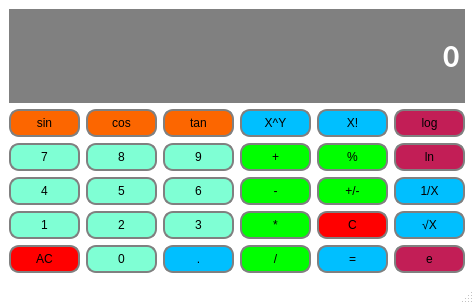
<?xml version="1.0" encoding="UTF-8"?>
<ui version="4.0">
 <class>Calculator</class>
 <widget class="QMainWindow" name="Calculator">
  <property name="geometry">
   <rect>
    <x>0</x>
    <y>0</y>
    <width>474</width>
    <height>304</height>
   </rect>
  </property>
  <property name="windowTitle">
   <string>Calculator</string>
  </property>
  <property name="styleSheet">
   <string notr="true">QMainWindow{

	background-color : #ffffff;

}</string>
  </property>
  <widget class="QWidget" name="centralwidget">
   <layout class="QGridLayout" name="gridLayout">
    <item row="5" column="4">
     <widget class="QPushButton" name="Equals">
      <property name="sizePolicy">
       <sizepolicy hsizetype="Preferred" vsizetype="Preferred">
        <horstretch>0</horstretch>
        <verstretch>0</verstretch>
       </sizepolicy>
      </property>
      <property name="styleSheet">
       <string notr="true">QPushButton {
	background-color:#00bfff;
	border: 2px solid grey;
	padding: 5px;
	border-radius: 10px;
}

QPushButton : pressed {
	background-color:#00FFFF;
	border: 2px solid grey;
	padding: 5px;
}</string>
      </property>
      <property name="text">
       <string>=</string>
      </property>
     </widget>
    </item>
    <item row="4" column="2">
     <widget class="QPushButton" name="Button_3">
      <property name="sizePolicy">
       <sizepolicy hsizetype="Preferred" vsizetype="Preferred">
        <horstretch>0</horstretch>
        <verstretch>0</verstretch>
       </sizepolicy>
      </property>
      <property name="styleSheet">
       <string notr="true">QPushButton {
	background-color:#7fffd4;
	border: 2px solid grey;
	padding: 5px;
	border-radius: 10px;
}

QPushButton : pressed {
	background-color:#00FFFF;
	border: 2px solid grey;
	padding: 5px;
}</string>
      </property>
      <property name="text">
       <string>3</string>
      </property>
     </widget>
    </item>
    <item row="5" column="0">
     <widget class="QPushButton" name="All_Clear">
      <property name="sizePolicy">
       <sizepolicy hsizetype="Preferred" vsizetype="Preferred">
        <horstretch>0</horstretch>
        <verstretch>0</verstretch>
       </sizepolicy>
      </property>
      <property name="styleSheet">
       <string notr="true">QPushButton {
	background-color:#ff0000;
	border: 2px solid grey;
	padding: 5px;
	border-radius: 10px;
}

QPushButton : pressed {
	background-color:#00FFFF;
	border: 2px solid grey;
	padding: 5px;
}</string>
      </property>
      <property name="text">
       <string>AC</string>
      </property>
     </widget>
    </item>
    <item row="5" column="1">
     <widget class="QPushButton" name="Button_0">
      <property name="sizePolicy">
       <sizepolicy hsizetype="Preferred" vsizetype="Preferred">
        <horstretch>0</horstretch>
        <verstretch>0</verstretch>
       </sizepolicy>
      </property>
      <property name="styleSheet">
       <string notr="true">QPushButton {
	background-color:#7fffd4;
	border: 2px solid grey;
	padding: 5px;
	border-radius: 10px;
}

QPushButton : pressed {
	background-color:#00FFFF;
	border: 2px solid grey;
	padding: 5px;
}
</string>
      </property>
      <property name="text">
       <string>0</string>
      </property>
     </widget>
    </item>
    <item row="2" column="0">
     <widget class="QPushButton" name="Button_7">
      <property name="sizePolicy">
       <sizepolicy hsizetype="Preferred" vsizetype="Preferred">
        <horstretch>0</horstretch>
        <verstretch>0</verstretch>
       </sizepolicy>
      </property>
      <property name="styleSheet">
       <string notr="true">QPushButton {
	background-color:#7fffd4;
	border: 2px solid grey;
	padding: 5px;
	border-radius: 10px;
}

QPushButton : pressed {
	background-color:#00FFFF;
	border: 2px solid grey;
	padding: 5px;
}</string>
      </property>
      <property name="text">
       <string>7</string>
      </property>
     </widget>
    </item>
    <item row="5" column="2">
     <widget class="QPushButton" name="Decimal_Point">
      <property name="sizePolicy">
       <sizepolicy hsizetype="Preferred" vsizetype="Preferred">
        <horstretch>0</horstretch>
        <verstretch>0</verstretch>
       </sizepolicy>
      </property>
      <property name="styleSheet">
       <string notr="true">QPushButton {
	background-color:#00bfff;
	border: 2px solid grey;
	padding: 5px;
	border-radius: 10px;
}

QPushButton : pressed {
	background-color:#00FFFF;
	border: 2px solid grey;
	padding: 5px;
}</string>
      </property>
      <property name="text">
       <string>.</string>
      </property>
     </widget>
    </item>
    <item row="3" column="2">
     <widget class="QPushButton" name="Button_6">
      <property name="sizePolicy">
       <sizepolicy hsizetype="Preferred" vsizetype="Preferred">
        <horstretch>0</horstretch>
        <verstretch>0</verstretch>
       </sizepolicy>
      </property>
      <property name="styleSheet">
       <string notr="true">QPushButton {
	background-color:#7fffd4;
	border: 2px solid grey;
	padding: 5px;
	border-radius: 10px;
}

QPushButton : pressed {
	background-color:#00FFFF;
	border: 2px solid grey;
	padding: 5px;
}</string>
      </property>
      <property name="text">
       <string>6</string>
      </property>
     </widget>
    </item>
    <item row="2" column="4">
     <widget class="QPushButton" name="Percentage">
      <property name="sizePolicy">
       <sizepolicy hsizetype="Preferred" vsizetype="Preferred">
        <horstretch>0</horstretch>
        <verstretch>0</verstretch>
       </sizepolicy>
      </property>
      <property name="styleSheet">
       <string notr="true">QPushButton {
	background-color:#00ff00;
	border: 2px solid grey;
	padding: 5px;
	border-radius: 10px;
}

QPushButton : pressed {
	background-color:#00FFFF;
	border: 2px solid grey;
	padding: 5px;
}</string>
      </property>
      <property name="text">
       <string>%</string>
      </property>
     </widget>
    </item>
    <item row="3" column="1">
     <widget class="QPushButton" name="Button_5">
      <property name="sizePolicy">
       <sizepolicy hsizetype="Preferred" vsizetype="Preferred">
        <horstretch>0</horstretch>
        <verstretch>0</verstretch>
       </sizepolicy>
      </property>
      <property name="styleSheet">
       <string notr="true">QPushButton {
	background-color:#7fffd4;
	border: 2px solid grey;
	padding: 5px;
	border-radius: 10px;
}

QPushButton : pressed {
	background-color:#00FFFF;
	border: 2px solid grey;
	padding: 5px;
}</string>
      </property>
      <property name="text">
       <string>5</string>
      </property>
     </widget>
    </item>
    <item row="3" column="0">
     <widget class="QPushButton" name="Button_4">
      <property name="sizePolicy">
       <sizepolicy hsizetype="Preferred" vsizetype="Preferred">
        <horstretch>0</horstretch>
        <verstretch>0</verstretch>
       </sizepolicy>
      </property>
      <property name="styleSheet">
       <string notr="true">QPushButton {
	background-color:#7fffd4;
	border: 2px solid grey;
	padding: 5px;
	border-radius: 10px;
}

QPushButton : pressed {
	background-color:#00FFFF;
	border: 2px solid grey;
	padding: 5px;
}</string>
      </property>
      <property name="text">
       <string>4</string>
      </property>
     </widget>
    </item>
    <item row="2" column="2">
     <widget class="QPushButton" name="Button_9">
      <property name="sizePolicy">
       <sizepolicy hsizetype="Preferred" vsizetype="Preferred">
        <horstretch>0</horstretch>
        <verstretch>0</verstretch>
       </sizepolicy>
      </property>
      <property name="styleSheet">
       <string notr="true">QPushButton {
	background-color:#7fffd4;
	border: 2px solid grey;
	padding: 5px;
	border-radius: 10px;
}

QPushButton : pressed {
	background-color:#00FFFF;
	border: 2px solid grey;
	padding: 5px;
}</string>
      </property>
      <property name="text">
       <string>9</string>
      </property>
     </widget>
    </item>
    <item row="4" column="1">
     <widget class="QPushButton" name="Button_2">
      <property name="sizePolicy">
       <sizepolicy hsizetype="Preferred" vsizetype="Preferred">
        <horstretch>0</horstretch>
        <verstretch>0</verstretch>
       </sizepolicy>
      </property>
      <property name="styleSheet">
       <string notr="true">QPushButton {
	background-color:#7fffd4;
	border: 2px solid grey;
	padding: 5px;
	border-radius: 10px;
}

QPushButton : pressed {
	background-color:#00FFFF;
	border: 2px solid grey;
	padding: 5px;
}</string>
      </property>
      <property name="text">
       <string>2</string>
      </property>
     </widget>
    </item>
    <item row="5" column="3">
     <widget class="QPushButton" name="Division">
      <property name="sizePolicy">
       <sizepolicy hsizetype="Preferred" vsizetype="Preferred">
        <horstretch>0</horstretch>
        <verstretch>0</verstretch>
       </sizepolicy>
      </property>
      <property name="styleSheet">
       <string notr="true">QPushButton {
	background-color:#00ff00;
	border: 2px solid grey;
	padding: 5px;
	border-radius: 10px;
}

QPushButton : pressed {
	background-color:#00FFFF;
	border: 2px solid grey;
	padding: 5px;
}</string>
      </property>
      <property name="text">
       <string>/</string>
      </property>
     </widget>
    </item>
    <item row="4" column="4">
     <widget class="QPushButton" name="Clear">
      <property name="sizePolicy">
       <sizepolicy hsizetype="Preferred" vsizetype="Preferred">
        <horstretch>0</horstretch>
        <verstretch>0</verstretch>
       </sizepolicy>
      </property>
      <property name="styleSheet">
       <string notr="true">QPushButton {
	background-color:#ff0000;
	border: 2px solid grey;
	padding: 5px;
	border-radius: 10px;
}

QPushButton : pressed {
	background-color:#00FFFF;
	border: 2px solid grey;
	padding: 5px;
}</string>
      </property>
      <property name="text">
       <string>C</string>
      </property>
     </widget>
    </item>
    <item row="3" column="3">
     <widget class="QPushButton" name="Subtraction">
      <property name="sizePolicy">
       <sizepolicy hsizetype="Preferred" vsizetype="Preferred">
        <horstretch>0</horstretch>
        <verstretch>0</verstretch>
       </sizepolicy>
      </property>
      <property name="styleSheet">
       <string notr="true">QPushButton {
	background-color:#00ff00;
	border: 2px solid grey;
	padding: 5px;
	border-radius: 10px;
}

QPushButton : pressed {
	background-color:#00FFFF;
	border: 2px solid grey;
	padding: 5px;
}</string>
      </property>
      <property name="text">
       <string>-</string>
      </property>
     </widget>
    </item>
    <item row="2" column="1">
     <widget class="QPushButton" name="Button_8">
      <property name="sizePolicy">
       <sizepolicy hsizetype="Preferred" vsizetype="Preferred">
        <horstretch>0</horstretch>
        <verstretch>0</verstretch>
       </sizepolicy>
      </property>
      <property name="styleSheet">
       <string notr="true">QPushButton {
	background-color:#7fffd4;
	border: 2px solid grey;
	padding: 5px;
	border-radius: 10px;
}

QPushButton : pressed {
	background-color:#00FFFF;
	border: 2px solid grey;
	padding: 5px;
}</string>
      </property>
      <property name="text">
       <string>8</string>
      </property>
     </widget>
    </item>
    <item row="4" column="3">
     <widget class="QPushButton" name="Multiplication">
      <property name="sizePolicy">
       <sizepolicy hsizetype="Preferred" vsizetype="Preferred">
        <horstretch>0</horstretch>
        <verstretch>0</verstretch>
       </sizepolicy>
      </property>
      <property name="styleSheet">
       <string notr="true">QPushButton {
	background-color:#00ff00;
	border: 2px solid grey;
	padding: 5px;
	border-radius: 10px;
}

QPushButton : pressed {
	background-color:#00FFFF;
	border: 2px solid grey;
	padding: 5px;
}</string>
      </property>
      <property name="text">
       <string>*</string>
      </property>
     </widget>
    </item>
    <item row="2" column="3">
     <widget class="QPushButton" name="Addition">
      <property name="sizePolicy">
       <sizepolicy hsizetype="Preferred" vsizetype="Preferred">
        <horstretch>0</horstretch>
        <verstretch>0</verstretch>
       </sizepolicy>
      </property>
      <property name="styleSheet">
       <string notr="true">QPushButton {
	background-color:#00ff00;
	border: 2px solid grey;
	padding: 5px;
	border-radius: 10px;
}

QPushButton : pressed {
	background-color:#00FFFF;
	border: 2px solid grey;
	padding: 5px;
}</string>
      </property>
      <property name="text">
       <string>+</string>
      </property>
     </widget>
    </item>
    <item row="4" column="0">
     <widget class="QPushButton" name="Button_1">
      <property name="sizePolicy">
       <sizepolicy hsizetype="Preferred" vsizetype="Preferred">
        <horstretch>0</horstretch>
        <verstretch>0</verstretch>
       </sizepolicy>
      </property>
      <property name="styleSheet">
       <string notr="true">QPushButton {
	background-color:#7fffd4;
	border: 2px solid grey;
	padding: 5px;
	border-radius: 10px;
}

QPushButton : pressed {
	background-color:#00FFFF;
	border: 2px solid grey;
	padding: 5px;
}</string>
      </property>
      <property name="text">
       <string>1</string>
      </property>
     </widget>
    </item>
    <item row="3" column="4">
     <widget class="QPushButton" name="Change_Sign">
      <property name="sizePolicy">
       <sizepolicy hsizetype="Preferred" vsizetype="Preferred">
        <horstretch>0</horstretch>
        <verstretch>0</verstretch>
       </sizepolicy>
      </property>
      <property name="styleSheet">
       <string notr="true">QPushButton {
	background-color:#00ff00;
	border: 2px solid grey;
	padding: 5px;
	border-radius: 10px;
}

QPushButton : pressed {
	background-color:#00FFFF;
	border: 2px solid grey;
	padding: 5px;
}</string>
      </property>
      <property name="text">
       <string>+/-</string>
      </property>
     </widget>
    </item>
    <item row="2" column="5">
     <widget class="QPushButton" name="Natural_Logarithm">
      <property name="styleSheet">
       <string notr="true">QPushButton {
	background-color:#c21e56;
	border: 2px solid grey;
	padding: 5px;
	border-radius: 10px;
}

QPushButton : pressed {
	background-color:#00FFFF;
	border: 2px solid grey;
	padding: 5px;
}</string>
      </property>
      <property name="text">
       <string>ln</string>
      </property>
     </widget>
    </item>
    <item row="0" column="0" colspan="6">
     <widget class="QLineEdit" name="Display">
      <property name="sizePolicy">
       <sizepolicy hsizetype="Preferred" vsizetype="Expanding">
        <horstretch>0</horstretch>
        <verstretch>0</verstretch>
       </sizepolicy>
      </property>
      <property name="font">
       <font>
        <family>Calibri</family>
        <pointsize>24</pointsize>
        <weight>75</weight>
        <bold>true</bold>
       </font>
      </property>
      <property name="styleSheet">
       <string notr="true">QLineEdit {
	background-color : grey;
	border : 2px solid grey;
	color : #ffffff;
}</string>
      </property>
      <property name="text">
       <string>0</string>
      </property>
      <property name="alignment">
       <set>Qt::AlignRight|Qt::AlignTrailing|Qt::AlignVCenter</set>
      </property>
     </widget>
    </item>
    <item row="3" column="5">
     <widget class="QPushButton" name="Inverse">
      <property name="styleSheet">
       <string notr="true">QPushButton {
	background-color:#00bfff;
	border: 2px solid grey;
	padding: 5px;
	border-radius: 10px;
}

QPushButton : pressed {
	background-color:#00FFFF;
	border: 2px solid grey;
	padding: 5px;
}</string>
      </property>
      <property name="text">
       <string>1/X</string>
      </property>
     </widget>
    </item>
    <item row="4" column="5">
     <widget class="QPushButton" name="SquareRoot">
      <property name="styleSheet">
       <string notr="true">QPushButton {
	background-color:#00bfff;
	border: 2px solid grey;
	padding: 5px;
	border-radius: 10px;
}

QPushButton : pressed {
	background-color:#00FFFF;
	border: 2px solid grey;
	padding: 5px;
}</string>
      </property>
      <property name="text">
       <string>√X</string>
      </property>
     </widget>
    </item>
    <item row="5" column="5">
     <widget class="QPushButton" name="EulersNumber">
      <property name="styleSheet">
       <string notr="true">QPushButton {
	background-color:#c21e56;
	border: 2px solid grey;
	padding: 5px;
	border-radius: 10px;
}

QPushButton : pressed {
	background-color:#00FFFF;
	border: 2px solid grey;
	padding: 5px;
}</string>
      </property>
      <property name="text">
       <string>e</string>
      </property>
     </widget>
    </item>
    <item row="1" column="0">
     <widget class="QPushButton" name="Sin">
      <property name="styleSheet">
       <string notr="true">QPushButton {
	background-color:#fc6600;
	border: 2px solid grey;
	padding: 5px;
	border-radius:10px;
}

QPushButton : pressed {
	background-color:#00FFFF;
	border: 2px solid grey;
	padding: 5px;
}</string>
      </property>
      <property name="text">
       <string>sin</string>
      </property>
     </widget>
    </item>
    <item row="1" column="1">
     <widget class="QPushButton" name="Cos">
      <property name="styleSheet">
       <string notr="true">QPushButton {
	background-color:#fc6600;
	border: 2px solid grey;
	padding: 5px;
	border-radius:10px;
}

QPushButton : pressed {
	background-color:#00FFFF;
	border: 2px solid grey;
	padding: 5px;
}</string>
      </property>
      <property name="text">
       <string>cos</string>
      </property>
     </widget>
    </item>
    <item row="1" column="2">
     <widget class="QPushButton" name="Tan">
      <property name="styleSheet">
       <string notr="true">QPushButton {
	background-color:#fc6600;
	border: 2px solid grey;
	padding: 5px;
	border-radius:10px;
}

QPushButton : pressed {
	background-color:#00FFFF;
	border: 2px solid grey;
	padding: 5px;
}</string>
      </property>
      <property name="text">
       <string>tan</string>
      </property>
     </widget>
    </item>
    <item row="1" column="3">
     <widget class="QPushButton" name="Power">
      <property name="styleSheet">
       <string notr="true">QPushButton {
	background-color:#00bfff;
	border: 2px solid grey;
	padding: 5px;
	border-radius: 10px;
}

QPushButton : pressed {
	background-color:#00FFFF;
	border: 2px solid grey;
	padding: 5px;
}</string>
      </property>
      <property name="text">
       <string>X^Y</string>
      </property>
     </widget>
    </item>
    <item row="1" column="4">
     <widget class="QPushButton" name="Factorial">
      <property name="styleSheet">
       <string notr="true">QPushButton {
	background-color:#00bfff;
	border: 2px solid grey;
	padding: 5px;
	border-radius: 10px;
}

QPushButton : pressed {
	background-color:#00FFFF;
	border: 2px solid grey;
	padding: 5px;
}</string>
      </property>
      <property name="text">
       <string>X!</string>
      </property>
     </widget>
    </item>
    <item row="1" column="5">
     <widget class="QPushButton" name="Logarithm">
      <property name="styleSheet">
       <string notr="true">QPushButton {
	background-color:#c21e56;
	border: 2px solid grey;
	padding: 5px;
	border-radius: 10px;
}

QPushButton : pressed {
	background-color:#00FFFF;
	border: 2px solid grey;
	padding: 5px;
}</string>
      </property>
      <property name="text">
       <string>log</string>
      </property>
     </widget>
    </item>
   </layout>
  </widget>
  <widget class="QMenuBar" name="menubar">
   <property name="geometry">
    <rect>
     <x>0</x>
     <y>0</y>
     <width>474</width>
     <height>26</height>
    </rect>
   </property>
  </widget>
  <widget class="QStatusBar" name="statusbar"/>
 </widget>
 <resources/>
 <connections/>
</ui>
